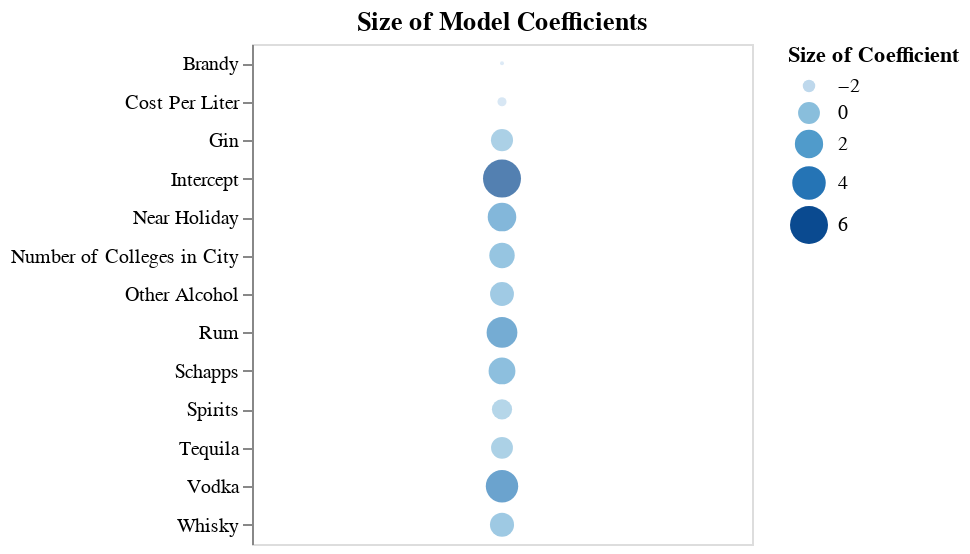

The notebook cell this image was saved under:
### Code cell
alt.Chart(df_B, width=250, height=250).mark_circle().encode(
    y=alt.Y('index', title=''),
    size='B',
    color=alt.Color('B', title='Size of Coefficient')
).properties(
    title = "Size of Model Coefficients"
).configure_text(
    fontSize=2
)

### Figure 1 — Vega-Lite specification as saved in the notebook (floating-point values rounded to 4 significant figures)
{"config": {"view": {"continuousWidth": 400, "continuousHeight": 300}, "text": {"fontSize": 2}}, "data": {"name": "data-93931bb292c1a3e83f82f62a39ad565e"}, "mark": "circle", "encoding": {"color": {"field": "B", "title": "Size of Coefficient", "type": "quantitative"}, "size": {"field": "B", "type": "quantitative"}, "y": {"field": "index", "title": "", "type": "nominal"}}, "height": 250, "title": "Size of Model Coefficients", "width": 250, "$schema": "https://vega.github.io/schema/vega-lite/v4.17.0.json", "datasets": {"data-93931bb292c1a3e83f82f62a39ad565e": [{"index": "Intercept", "B": 6.013}, {"index": "Vodka", "B": 3.563}, {"index": "Rum", "B": 2.926}, {"index": "Near Holiday", "B": 2.114}, {"index": "Schapps", "B": 1.516}, {"index": "Number of Colleges in City", "B": 1.05}, {"index": "Whisky", "B": 0.656}, {"index": "Other Alcohol", "B": 0.5746}, {"index": "Gin", "B": 0.06601}, {"index": "Tequila", "B": 0.007095}, {"index": "Spirits", "B": -0.4263}, {"index": "Cost Per Liter", "B": -2.456}, {"index": "Brandy", "B": -2.869}]}}
